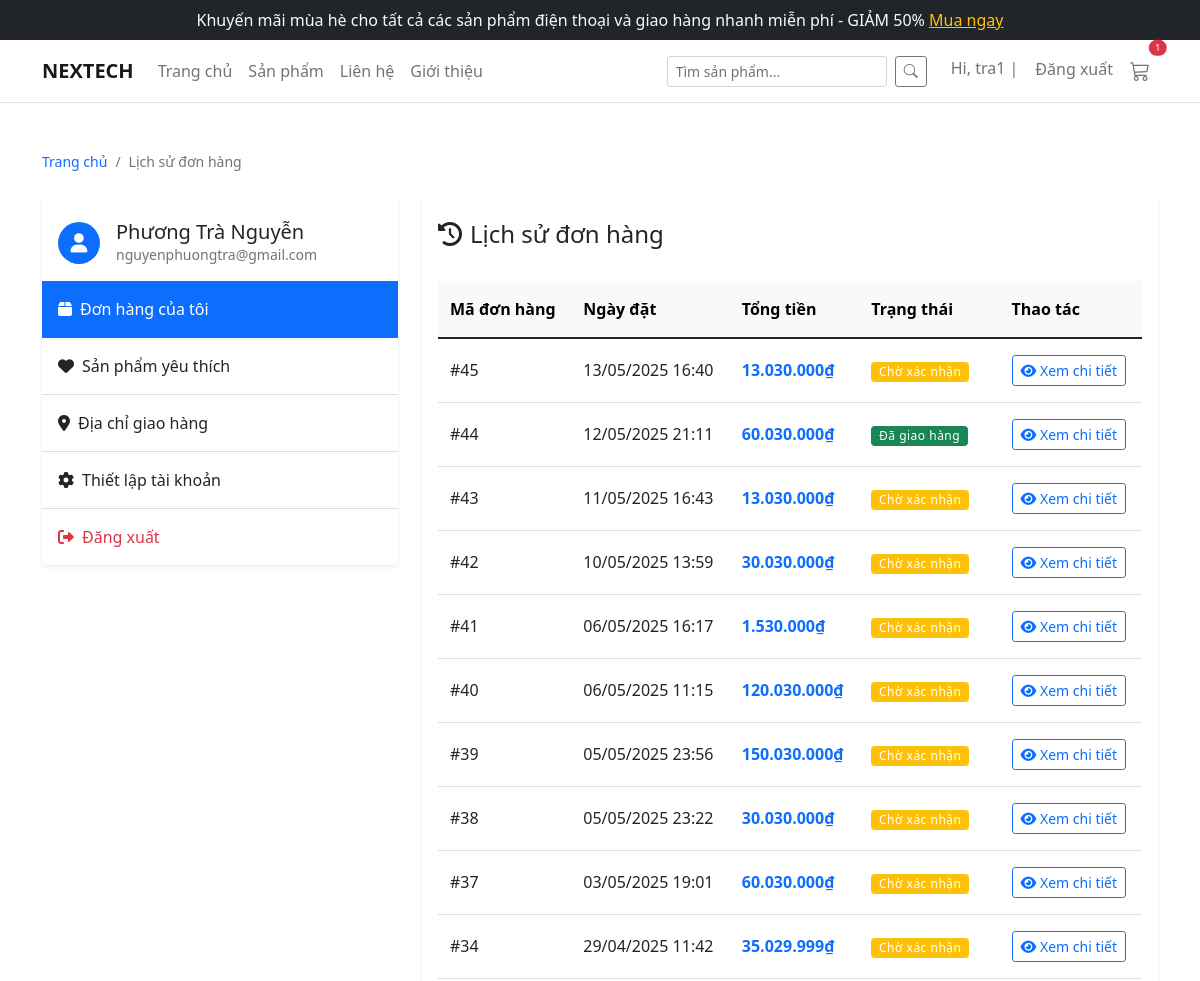
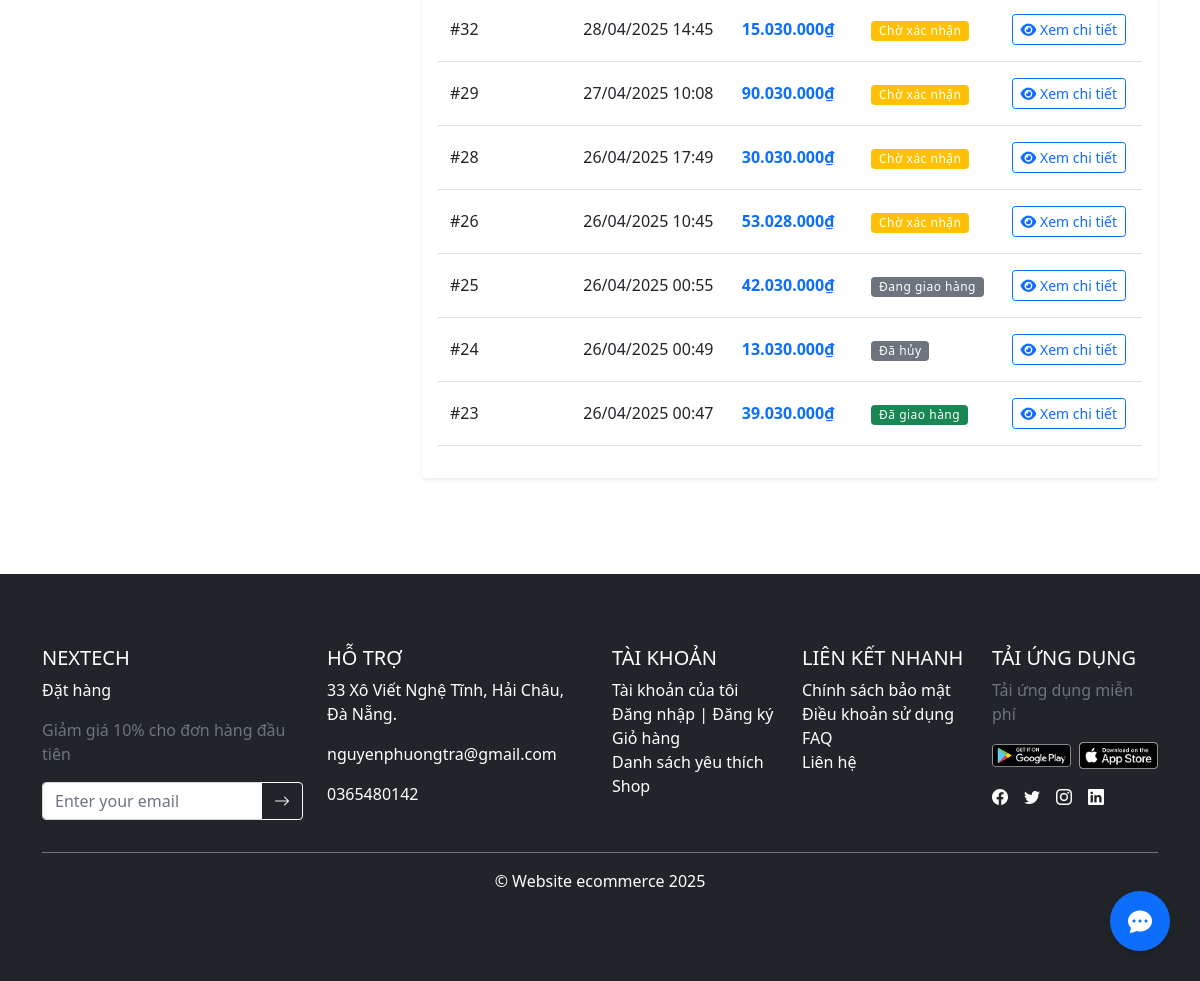
Page /orders/history/ (signed in) on the committed database (2 pictures, top to bottom).
### accounts/models.py (models this page shows, shortened)
class User(AbstractUser):
    phone_number = models.CharField(max_length=15, blank=True)
    address = models.TextField(blank=True)
    wishlist = models.ManyToManyField('shop.Product', related_name='wishlisted_by', blank=True)
    avatar = models.ImageField(upload_to='users/avatars/', blank=True, null=True)

### orders/models.py (models this page shows, shortened)
class Order(models.Model):
    user            = models.ForeignKey(settings.AUTH_USER_MODEL, on_delete=models.CASCADE, related_name='orders')
    created_at      = models.DateTimeField(auto_now_add=True)
    status          = models.CharField(max_length=20, choices=ORDER_STATUS, default='pending')
    payment_method  = models.CharField(max_length=10, choices=PAYMENT_METHODS)
    province        = models.ForeignKey(Province, on_delete=models.SET_NULL, null=True, blank=True)
    district        = models.ForeignKey(District, on_delete=models.SET_NULL, null=True, blank=True)
    ward            = models.ForeignKey(Ward,     on_delete=models.SET_NULL, null=True, blank=True)
    shipping_address = models.CharField(max_length=255, blank=True)
    shipping_fee     = models.DecimalField(max_digits=10, decimal_places=0, default=Decimal('0'))
    total            = models.DecimalField(max_digits=10, decimal_places=0, default=Decimal('0'))
    class Meta:
        verbose_name        = "Đơn hàng"
        verbose_name_plural = "Đơn hàng"
        ordering            = ['-created_at']

### orders/views.py (the view)
# urls.py: path('history/', views.order_history, name='order_history'),
@login_required
def order_history(request):
    orders = Order.objects.filter(user=request.user).order_by('-created_at')
    return render(request, 'orders/order_history.html', {'orders': orders})

### shop/templatetags/vnd_filters.py (called while the page is built)
@register.filter(name='vnd')
def vnd(value):
    if value is None:
        return ''
    try:
        numeric_value = float(value)
        formatted_value = floatformat(numeric_value, 0)
        parts = []
        while formatted_value:
            if len(formatted_value) > 3:
                parts.append(formatted_value[-3:])
                formatted_value = formatted_value[:-3]
            else:
                parts.append(formatted_value)
                break
        parts.reverse()
        formatted_value = '.'.join(parts)
        return f"{formatted_value}₫"
    except (ValueError, TypeError):
        return value

### orders/templates/orders/order_history.html (shortened to what this page needs)
{% extends 'base.html' %}
{% load static %}
{% load vnd_filters %}
{% block content %}
<div class="container py-5">
  <nav aria-label="breadcrumb" class="small mb-4">
    <ol class="breadcrumb">
      <li class="breadcrumb-item"><a href="{% url 'shop:home' %}" class="text-decoration-none">Trang chủ</a></li>
      <li class="breadcrumb-item active" aria-current="page">Lịch sử đơn hàng</li>
    </ol>
  </nav>
  <div class="row">
    <div class="col-md-4 mb-4">
      <div class="card border-0 shadow-sm rounded-4">
        <div class="card-header bg-white pt-4 pb-3 border-0">
          <div class="d-flex align-items-center">
            <div class="avatar-circle bg-primary text-white me-3">
              <i class="fas fa-user"></i>
            </div>
            <div>
              <h5 class="mb-0">{{ user.get_full_name|default:user.username }}</h5>
              <p class="text-muted small mb-0">{{ user.email }}</p>
            </div>
          </div>
        </div>
        <div class="card-body p-0">
          <div class="list-group list-group-flush">
            <a href="{% url 'orders:order_history' %}" class="list-group-item list-group-item-action active py-3">
              <i class="fas fa-box me-2"></i>Đơn hàng của tôi
            </a>
            <a href="#" class="list-group-item list-group-item-action py-3">
              <i class="fas fa-heart me-2"></i>Sản phẩm yêu thích
            </a>
            <a href="#" class="list-group-item list-group-item-action py-3">
              <i class="fas fa-map-marker-alt me-2"></i>Địa chỉ giao hàng
            </a>
            <a href="#" class="list-group-item list-group-item-action py-3">
              <i class="fas fa-cog me-2"></i>Thiết lập tài khoản
            </a>
            <a href="{% url 'accounts:logout' %}" class="list-group-item list-group-item-action py-3 text-danger">
              <i class="fas fa-sign-out-alt me-2"></i>Đăng xuất
            </a>
          </div>
        </div>
      </div>
    </div>
    <div class="col-md-8">
      <div class="card border-0 shadow-sm rounded-4">
        <div class="card-header bg-white pt-4 pb-3 border-0">
          <h4 class="mb-0"><i class="fas fa-history me-2"></i>Lịch sử đơn hàng</h4>
        </div>
        <div class="card-body">
          {% if orders %}
            <div class="table-responsive">
              <table class="table table-hover align-middle">
                <thead class="table-light">
                  <tr>
                    <th scope="col">Mã đơn hàng</th>
                    <th scope="col">Ngày đặt</th>
                    <th scope="col">Tổng tiền</th>
                    <th scope="col">Trạng thái</th>
                    <th scope="col">Thao tác</th>
                  </tr>
                </thead>
                <tbody>
                  {% for order in orders %}
                    <tr>
                      <td class="fw-medium">#{{ order.id }}</td>
                      <td>{{ order.created_at|date:"d/m/Y H:i" }}</td>
                      <td class="text-primary fw-bold">{{ order.total|vnd }}</td>
                      <td>
                        {% if order.status == 'pending' %}
                          <span class="badge bg-warning">Chờ xác nhận</span>
                        {% elif order.status == 'processing' %}
                          <span class="badge bg-info">Đang xử lý</span>
                        {% elif order.status == 'shipped' %}
                          <span class="badge bg-primary">Đang giao hàng</span>
                        {% elif order.status == 'delivered' %}
                          <span class="badge bg-success">Đã giao hàng</span>
                        {% elif order.status == 'canceled' %}
                          <span class="badge bg-danger">Đã hủy</span>
                        {% else %}
                          <span class="badge bg-secondary">{{ order.get_status_display }}</span>
                        {% endif %}
                      </td>
                      <td>
                        <button type="button" class="btn btn-sm btn-outline-primary order-details-btn" data-id="{{ order.id }}">
                          <i class="fas fa-eye"></i> Xem chi tiết
                        </button>
                      </td>
                    </tr>
                  {% endfor %}
                </tbody>
              </table>
            </div>
          {% endif %}
        </div>
      </div>
    </div>
  </div>
</div>
{% endblock content %}

### templates/header.html (shortened to what this page needs)
<link rel="stylesheet" href="https://cdn.jsdelivr.net/npm/bootstrap-icons@1.10.5/font/bootstrap-icons.css">
<div class="bg-dark text-light py-2 text-center">
    Khuyến mãi mùa hè cho tất cả các sản phẩm điện thoại và giao hàng nhanh miễn phí - GIẢM 50%
  <a href="/products" class="text-warning text-decoration-underline">Mua ngay</a>
</div>
<nav class="navbar navbar-expand-lg navbar-light bg-white border-bottom">
  <div class="container">
    <a class="navbar-brand fw-bold" href="/">NEXTECH</a>
    <div class="collapse navbar-collapse" id="mainNavbar">
      <ul class="navbar-nav me-auto mb-2 mb-lg-0">
        <li class="nav-item">
          <a class="nav-link" href="{% url 'shop:home' %}">Trang chủ</a>
        </li>
        <li class="nav-item">
          <a class="nav-link" href="/products">Sản phẩm</a>
        </li>
        <li class="nav-item">
          <a class="nav-link" href="/contact">Liên hệ</a>
        </li>
        <li class="nav-item">
          <a class="nav-link" href="/about">Giới thiệu</a>
        </li>
      </ul>
      <form class="d-flex me-3" method="GET" action="{% url 'shop:search' %}">
        <input class="form-control form-control-sm me-2" type="search" placeholder="Tìm sản phẩm..." aria-label="Search" name="q">
        <button class="btn btn-outline-secondary btn-sm" type="submit">
          <i class="bi bi-search"></i>
        </button>
      </form>
      <ul class="navbar-nav mb-2 mb-lg-0">
        {% if user.is_authenticated %}
        <li class="nav-item">
            <a class="nav-link" href="{% url 'accounts:profile' %}">Hi, {{ user.username }}  |</a>
        </li>
          <li class="nav-item">
            <form action="{% url 'accounts:logout' %}" method="post" class="d-inline">
              <button type="submit" class="btn btn-link nav-link p-0 m-2">Đăng xuất</button>
            </form>
          </li>
        {% endif %}
        <li class="nav-item">
          <a class="nav-link position-relative" href="/cart">
            <i class="bi bi-cart3 fs-5"></i>
            <span class="position-absolute top-0 start-100 translate-middle badge rounded-pill bg-danger" style="font-size: 0.6rem;">
              1
            </span>
          </a>
        </li>
      </ul>
    </div>
  </div>
</nav>

### static/css/base.css (style rules this page uses)
a { text-decoration: none; color: #0d6efd; transition: color 0.3s ease; }
.navbar-brand { font-weight: 700; }
.nav-link { font-weight: 500; }
.btn-outline-primary { transition: all 0.3s ease; }
.card { transition: all 0.3s ease; overflow: hidden; }

### orders/templates/orders/order_history.html (style rules this page uses)
.avatar-circle { width: 42px; height: 42px; border-radius: 50%; display: flex; align-items: center; justify-content: center; font-size: 1.2rem; }
.card { transition: all 0.3s ease; }
.list-group-item { transition: all 0.2s ease; }
.badge { font-weight: 500; letter-spacing: 0.5px; }
.table > :not(caption) > * > * { padding: 1rem 0.75rem; }
.order-details-btn { transition: all 0.2s ease; }

### rows in the picture
User: username "tra1", get_full_name "Phương Trà Nguyễn", email "nguyenphuongtra@gmail.com"
Order: id "45", created_at "13/05/2025 16:40", total|vnd "13.030.000₫", status "Chờ xác nhận"
Order: id "44", created_at "12/05/2025 21:11", total|vnd "60.030.000₫", status "Đã giao hàng"
Order: id "43", created_at "11/05/2025 16:43", total|vnd "13.030.000₫", status "Chờ xác nhận"
Order: id "42", created_at "10/05/2025 13:59", total|vnd "30.030.000₫", status "Chờ xác nhận"
Order: id "41", created_at "06/05/2025 16:17", total|vnd "1.530.000₫", status "Chờ xác nhận"
Order: id "40", created_at "06/05/2025 11:15", total|vnd "120.030.000₫", status "Chờ xác nhận"
Order: id "39", created_at "05/05/2025 23:56", total|vnd "150.030.000₫", status "Chờ xác nhận"
Order: id "38", created_at "05/05/2025 23:22", total|vnd "30.030.000₫", status "Chờ xác nhận"
Order: id "37", created_at "03/05/2025 19:01", total|vnd "60.030.000₫", status "Chờ xác nhận"
Order: id "34", created_at "29/04/2025 11:42", total|vnd "35.029.999₫", status "Chờ xác nhận"
Order: id "32", created_at "28/04/2025 14:45", total|vnd "15.030.000₫", status "Chờ xác nhận"
Order: id "29", created_at "27/04/2025 10:08", total|vnd "90.030.000₫", status "Chờ xác nhận"
Order: id "28", created_at "26/04/2025 17:49", total|vnd "30.030.000₫", status "Chờ xác nhận"
Order: id "26", created_at "26/04/2025 10:45", total|vnd "53.028.000₫", status "Chờ xác nhận"
Order: id "25", created_at "26/04/2025 00:55", total|vnd "42.030.000₫", status "Đang giao hàng"
Order: id "24", created_at "26/04/2025 00:49", total|vnd "13.030.000₫", status "Đã hủy"
Order: id "23", created_at "26/04/2025 00:47", total|vnd "39.030.000₫", status "Đã giao hàng"
